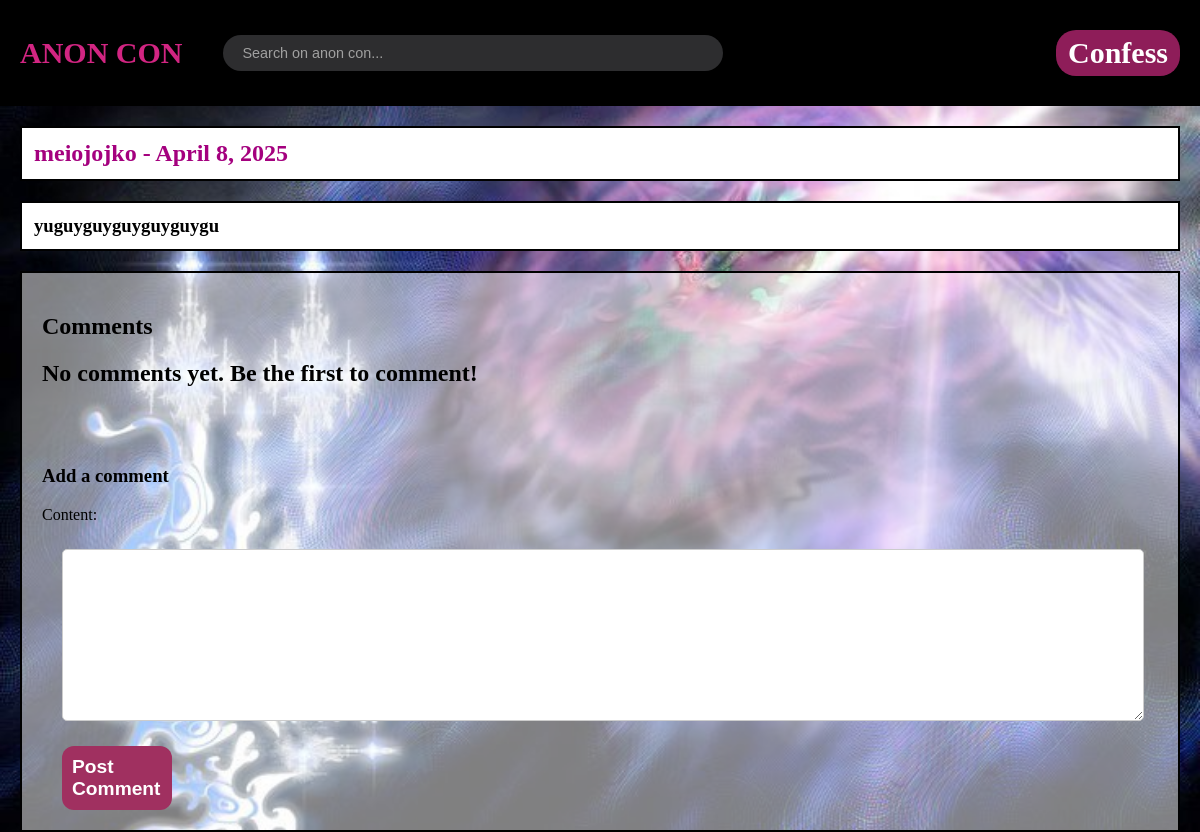
The app's page /story/7/, older data.
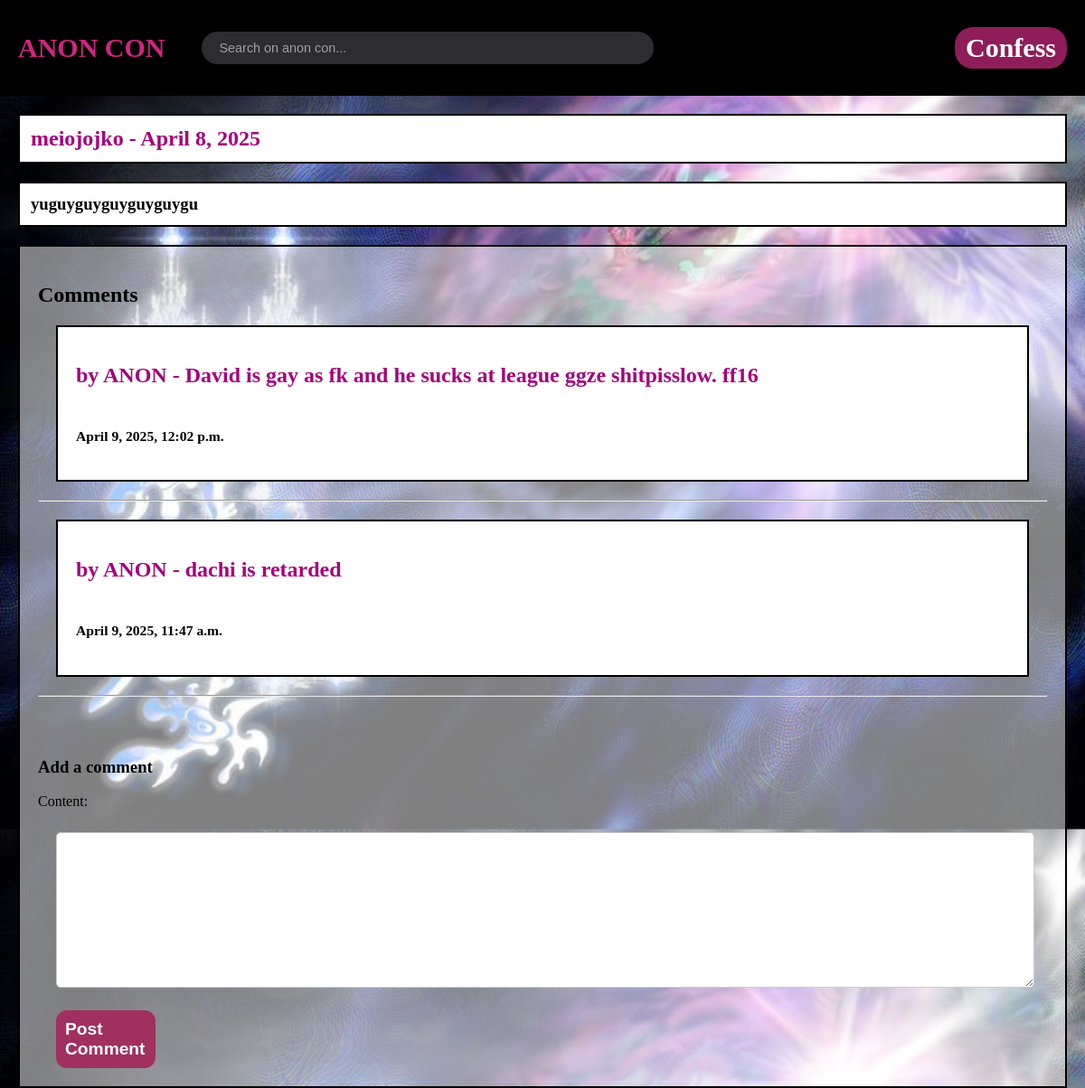
The same page, newer data.
### confess/models.py (models this page shows, shortened)
class Comment(models.Model):
    post = models.ForeignKey(Post, on_delete=models.CASCADE, related_name='comments')
    content = models.TextField()
    date_posted = models.DateTimeField(default=timezone.now)

### confess/views.py (the view)
# urls.py: path('story/<int:pk>/', views.story, name='confess-story'),
def story(request, pk):
    post = get_object_or_404(Post, id=pk)
    comments = post.comments.all().order_by('-date_posted')
    if request.method == 'POST':
        form = CommentForm(request.POST)
        if form.is_valid():
            new_comment = form.save(commit=False)
            new_comment.post = post
            new_comment.save()
            return redirect('confess-story', pk=post.id)
    else:
        form = CommentForm()
    context = {
        'item': post,
        'comments': comments,
        'form': form
    }
    return render(request, 'confess/story.html', context)

### confess/forms.py
class CommentForm(forms.ModelForm):
    class Meta:
        model = Comment
        fields = ['content']

### confess/templates/confess/story.html (shortened to what this page needs)
{% extends "confess/base.html" %}
{% block content %}
{% load static %}
<div class="storydiv1">
    <h2>{{ item.title }} - {{ item.date_posted }}</h2>
</div>
<div class="storydiv2">
    <h3>{{ item.content }}</h3>
</div>
<div class="styling-comments">
<div class="comment">
    <h2>Comments</h2>
    {% for comment in comments %}
    <div class="comment-trying">
        <h2>by ANON - {{ comment.content }}</h2> <h3><br> <small>{{ comment.date_posted }}</small></h3>
    </div>
        <hr>
    {% empty %}
        <h2>No comments yet. Be the first to comment!</h2>
    {% endfor %}
</div>
<div class="comment-form">
    <h3>Add a comment</h3>
    <form class="comment-form-btn" method="POST">
        {{ form.as_p }}
        <button class="big-button" type="submit">Post Comment</button>
    </form>
</div>
</div>
{% endblock content %}

Row changes from the older to the newer data that the page shows:
added Comment: content "David is gay as fk and he sucks at league ggze shitpisslow. ff16", date_posted "April 9, 2025, 12:02 p.m."
added Comment: content "dachi is retarded", date_posted "April 9, 2025, 11:47 a.m."
Text that changed along with them:
text no longer shown: "No comments yet. Be the first to comment!"
